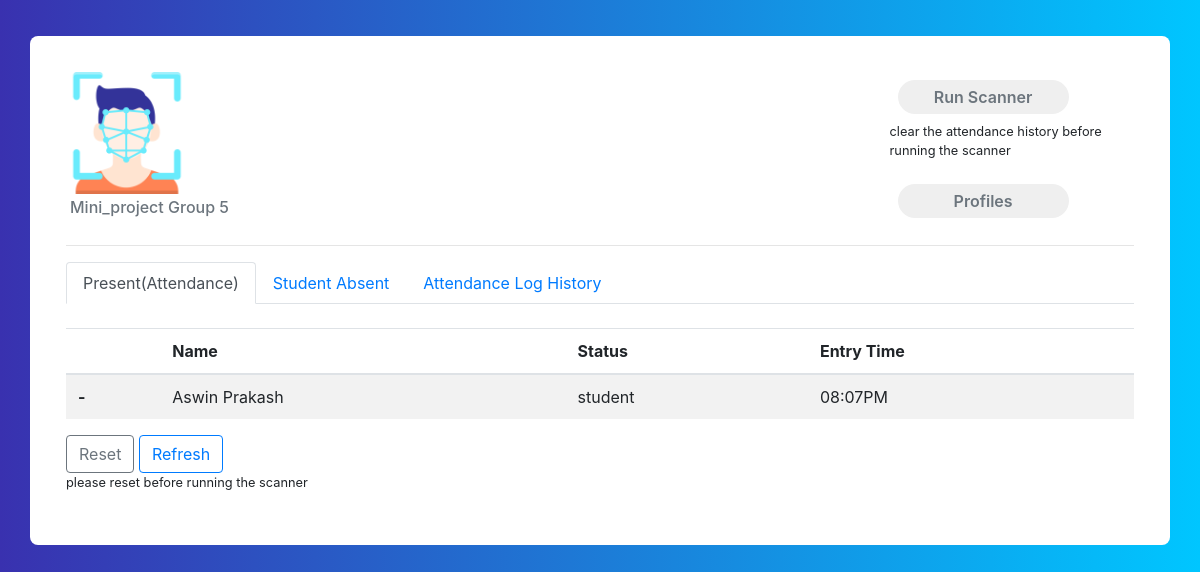
The page / on the database its author committed.
### core/models.py (models this page shows, shortened)
class Profile(models.Model):
    first_name = models.CharField(max_length=70)
    last_name = models.CharField(max_length=70)
    date = models.DateField()
    phone = models.BigIntegerField()
    email = models.EmailField()
    ranking = models.IntegerField()
    profession = models.CharField(max_length=200)
    status = models.CharField(choices=types,max_length=20,null=True,blank=False,default='student')
    present = models.BooleanField(default=False)
    image = models.ImageField()
    updated = models.DateTimeField(auto_now=True)
    shift = models.TimeField()

### core/views.py (the view)
# urls.py: path('', index, name= 'index'),
def index(request):
    scanned = LastFace.objects.all().order_by('date').reverse()
    present = Profile.objects.filter(present=True).order_by('updated').reverse()
    absent = Profile.objects.filter(present=False).order_by('shift')
    context = {
        'scanned': scanned,
        'present': present,
        'absent': absent,
    }
    return render(request, 'core/index.html', context)

### core/templates/core/index.html (shortened to what this page needs)
{% extends "core/base.html" %}
{% load static %}
{% block content %}
<div class="container emp-profile">
    <div class="row">
        <div class="col-md-3">
            <img src="{% static 'img/fcicon.png'%}" alt="" width="50%">
            <h6 class="text-muted p-1"> Mini_project Group 5</h6>
        </div>
        <div class="col-md-6">
        </div>
        <div class="col-md-3">
            <a target="_blank" class="scan" href="{% url 'details' %}"><input type="submit" class="profile-edit-btn m-2"
                    name="btnAddMore" value="Run Scanner" /></a>
                    <p><small>clear the attendance history before running the scanner</small></p>
            <a   href="{% url 'profiles' %}"><input type="submit" class="profile-edit-btn m-2 "
                        name="btnAddMore" value="Profiles" /></a>
        </div>
    </div>
    <hr>
    <ul class="nav nav-tabs" id="myTab" role="tablist">
        <li class="nav-item" role="presentation">
            <a class="nav-link active" id="present-tab" data-toggle="tab" href="#present" role="tab"
                aria-controls="home" aria-selected="true">Present(Attendance)</a>
        </li>
        <li class="nav-item" role="presentation">
            <a class="nav-link" id="absent-tab" data-toggle="tab" href="#absent" role="tab" aria-controls="profile"
                aria-selected="false">Student Absent</a>
        </li>
        <li class="nav-item" role="presentation">
            <a class="nav-link" id="history-tab" data-toggle="tab" href="#history" role="tab" aria-controls="contact"
                aria-selected="false">Attendance Log History</a>
        </li>
    </ul>
    <div class="tab-content" id="myTabContent">
        <br>
        <div class="tab-pane fade show active" id="present" role="tabpanel" aria-labelledby="home-tab">
            <table class="table table-striped ">
                <thead>
                    <tr>
                        <th scope="col"> </th>
                        <th scope="col">Name</th>
                        <th scope="col">Status</th>
                        <th scope="col">Entry Time</th>
                    </tr>
                </thead>
                <tbody>
                    {% for profile in present %}
                    <tr>
                        <th scope="row">-</th>
                        <td>{{profile.first_name}} {{profile.last_name}}</td>
                        <td>{{profile.status}}</td>
                        <td>{{profile.updated |date:"h:iA"}}</td>
                    </tr>
                    {% endfor%}
                </tbody>
            </table>
            <a href="{% url 'reset' %}"><button type="button" class="btn btn-outline-secondary">Reset</button></a>
            <a href="{% url 'index' %}"><button type="button" class="btn btn-outline-primary">Refresh</button></a>
            <p><small> please reset before running the scanner</small></p>
        </div>
    </div>
</div>
{% endblock content %}

### static/css/details.css (style rules this page uses)
.emp-profile { padding: 3%; margin-top: 3%; margin-bottom: 3%; border-radius: 0.5rem; background: #fff; }
.profile-edit-btn { border: none; border-radius: 1.5rem; width: 70%; padding: 2%; font-weight: 600; color: #6c757d; cursor: pointer; }

### static/css/body.css (style rules this page uses)
body { background: -webkit-linear-gradient(left, #3931af, #00c6ff); }

### rows shown on the page
Profile: first_name "Aswin", last_name "Prakash", status "student", updated "08:07PM"
